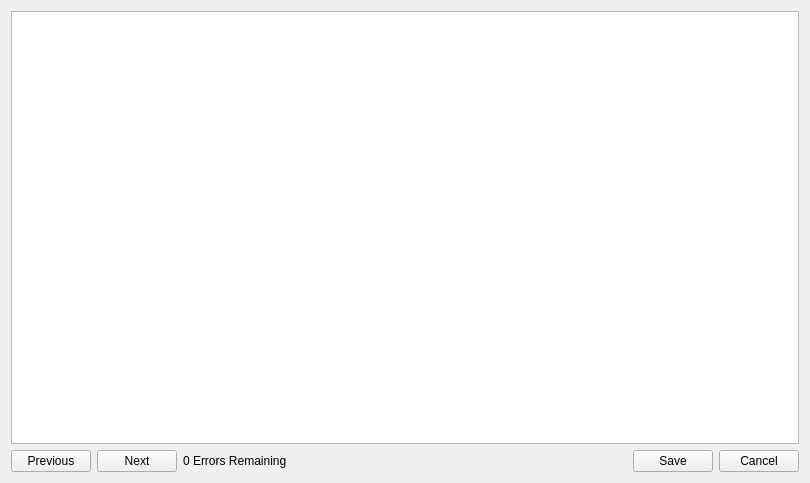
<?xml version="1.0" encoding="UTF-8"?>
<ui version="4.0">
 <class>ErrorEditDialog</class>
 <widget class="QDialog" name="ErrorEditDialog">
  <property name="geometry">
   <rect>
    <x>0</x>
    <y>0</y>
    <width>810</width>
    <height>483</height>
   </rect>
  </property>
  <property name="windowTitle">
   <string>Edit Erroneous Fields</string>
  </property>
  <property name="windowIcon">
   <iconset resource="../images.qrc">
    <normaloff>:/icon32.ico</normaloff>:/icon32.ico</iconset>
  </property>
  <layout class="QGridLayout" name="gridLayout">
   <item row="3" column="4">
    <spacer name="horizontalSpacer">
     <property name="orientation">
      <enum>Qt::Horizontal</enum>
     </property>
     <property name="sizeType">
      <enum>QSizePolicy::Expanding</enum>
     </property>
     <property name="sizeHint" stdset="0">
      <size>
       <width>40</width>
       <height>20</height>
      </size>
     </property>
    </spacer>
   </item>
   <item row="0" column="1" colspan="6">
    <widget class="QTableWidget" name="tableWidget">
     <property name="editTriggers">
      <set>QAbstractItemView::AnyKeyPressed|QAbstractItemView::DoubleClicked|QAbstractItemView::EditKeyPressed|QAbstractItemView::SelectedClicked</set>
     </property>
    </widget>
   </item>
   <item row="3" column="5">
    <widget class="QPushButton" name="save">
     <property name="maximumSize">
      <size>
       <width>798</width>
       <height>16777215</height>
      </size>
     </property>
     <property name="text">
      <string>Save</string>
     </property>
     <property name="autoDefault">
      <bool>false</bool>
     </property>
    </widget>
   </item>
   <item row="3" column="2">
    <widget class="QPushButton" name="NextBtn">
     <property name="text">
      <string>Next</string>
     </property>
     <property name="shortcut">
      <string>Return</string>
     </property>
     <property name="autoDefault">
      <bool>false</bool>
     </property>
    </widget>
   </item>
   <item row="3" column="6">
    <widget class="QPushButton" name="cancel">
     <property name="text">
      <string>Cancel</string>
     </property>
     <property name="autoDefault">
      <bool>false</bool>
     </property>
     <property name="default">
      <bool>false</bool>
     </property>
    </widget>
   </item>
   <item row="3" column="1">
    <widget class="QPushButton" name="PrevBtn">
     <property name="text">
      <string>Previous</string>
     </property>
     <property name="autoDefault">
      <bool>false</bool>
     </property>
    </widget>
   </item>
   <item row="3" column="3">
    <widget class="QLabel" name="errors_label">
     <property name="text">
      <string>0 Errors Remaining</string>
     </property>
    </widget>
   </item>
  </layout>
 </widget>
 <resources>
  <include location="../images.qrc"/>
 </resources>
 <connections/>
</ui>
